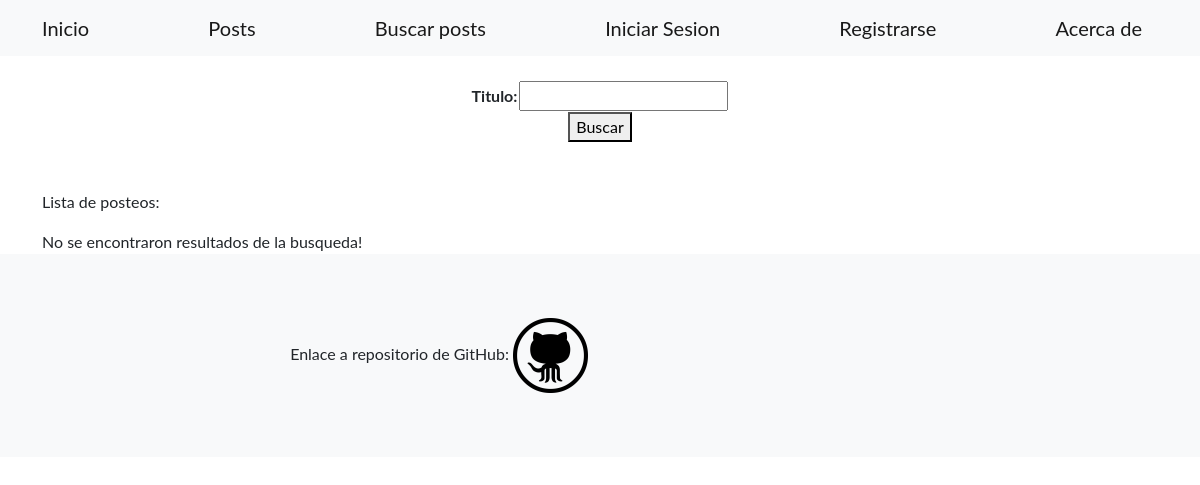
Page /post/ on the earlier database version.
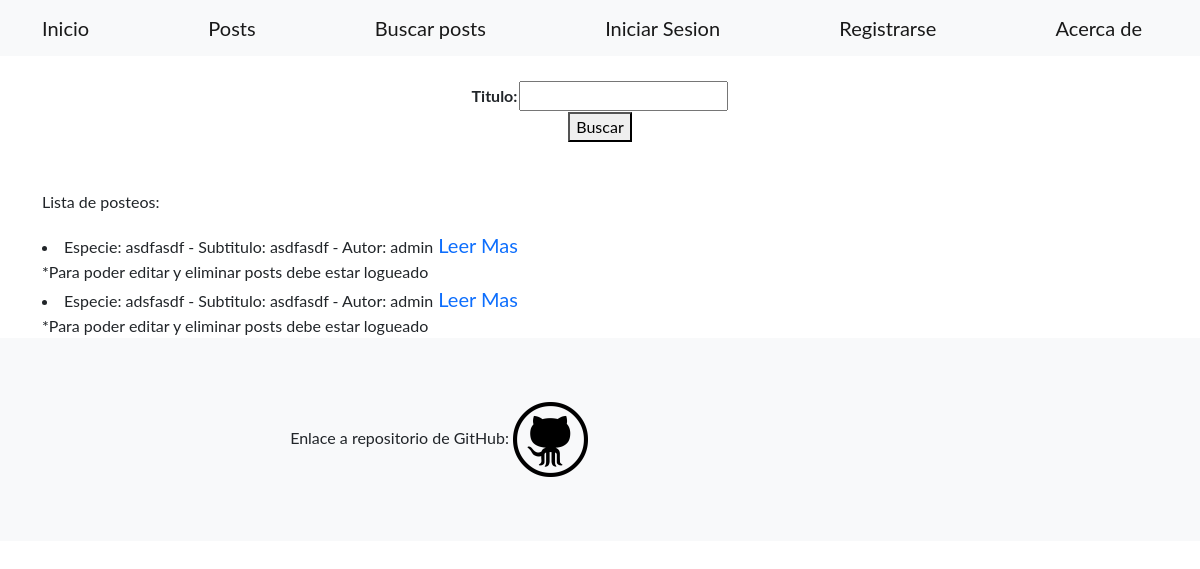
Same page on the later database version.
### home/models.py (models this page shows)
class Camaron(models.Model):
    especie = models.CharField(max_length=30)
    variedad = models.CharField(max_length=30)
    temperatura = models.CharField(max_length=30)
    ph = models.CharField(max_length=30)
    fecha_creacion = models.DateField(null=True,auto_now_add=True)
    contenido = RichTextField(null=True)
    imagen = models.ImageField(upload_to='imagenes/',null=True, blank=True)
    autor = models.ForeignKey(User(), on_delete=models.CASCADE, null=True)
    def __str__(self):
        return f'Especie: {self.especie} - Subtitulo: {self.variedad} - Autor: {self.autor}'

### home/views.py (the view)
# urls.py: path('post/', views.VerPosts.as_view(), name="ver_posts"),
class VerPosts(ListView):
    model = Camaron
    template_name = 'home/buscar_posts.html'
    def get_queryset(self):
        titulo = self.request.GET.get('especie', '')
        if titulo:
            object_list = self.model.objects.filter(especie__icontains=especie)
        else:
            object_list = self.model.objects.all()
        return object_list
    def get_context_data(self, **kwargs):
        context = super().get_context_data(**kwargs)
        context["formulario"] = BusquedaPost()
        return context

### home/forms.py
class BusquedaPost(forms.Form):
    titulo = forms.CharField(max_length=30, required=False)

### home/templates/home/buscar_posts.html (shortened to what this page needs)
{% extends 'home/base.html'%}
{% block cuerpo %}
<form action={% url 'ver_posts' %} method="GET">
    <br>
    <table align="center">    {{formulario}}
    </table>
    <center><button>Buscar</button></center>
</form>
<br><br>
<p>Lista de posteos:</p>
{% if object_list %}
    {% for camaron in object_list%}
    <li>{{camaron}}<a class="navbar-brand" href={% url 'info_post' camaron.id %}>  Leer Mas</a></li>
    {% if request.user.is_authenticated %}
    </li><a class="navbar-brand" href={% url 'editar_post' camaron.id %}>Editar</a></li>
    </li><a class="navbar-brand" href={% url 'eliminar_post' camaron.id %}>Eliminar</a></li>
    {%else%}
    *Para poder editar y eliminar posts debe estar logueado
    {%endif%}
    {% endfor %}
{%else%}
No se encontraron resultados de la busqueda!
{% endif %}
{% endblock cuerpo %}

### home/templates/home/base.html (shortened to what this page needs)
<!DOCTYPE html>
<html lang="en">
    <head>
        {% load static %}
        <link href={% static 'css/styles.css' %} rel="stylesheet" />
    </head>
    <body>
        <nav class="navbar navbar-light bg-light static-top">
            <div class="container">
                <a class="navbar-brand" href={% url "index" %}>Inicio</a>
                <a class="navbar-brand" href={% url "posts" %}>Posts</a>
                <a class="navbar-brand" href={% url "ver_posts" %}>Buscar posts</a>
                {% if request.user.is_authenticated %}
                <a class="navbar-brand" href={% url "crear_post" %}>Crear post</a>
                <a class="navbar-brand" href={% url "perfil" %}>{{request.user.username}}</a>
                <a class="navbar-brand" href={% url "cerrar_sesion" %}>Cerrar Sesion</a>
                {% else %}
                <a class="navbar-brand" href={% url "iniciar_sesion" %}>Iniciar Sesion</a>
                <a class="navbar-brand" href={% url "registrar" %}>Registrarse</a>
                {% endif %}
                <a class="navbar-brand" href={% url "acerca_de" %}>Acerca de</a>
            </div>
        </nav>
        <div class="container">
        {% block cuerpo %}
        {% endblock cuerpo %}
        </div>
            <footer class="footer bg-light">
                <div class="container">
                    <div class="row">
                        <div class="col-lg-6 h-100 text-center text-lg-end my-auto">
                            <ul class="list-inline mb-0">
                                <li>
                                    Enlace a repositorio de GitHub: <a href="https://github.com/weghonos/Entrega1-Quipildor.git">
                                        <img src={% static '/assets/img/githublogo.png' %} width="75" height="75">
                                    </a>
                                </li>
                            </ul>
                        </div>
                    </div>
                </div>
            </footer>
    </body>
</html>

Differences in the rows shown:
added Camaron: especie+variedad+autor "Especie: asdfasdf - Subtitulo: asdfasdf - Autor: admin"
added Camaron: especie+variedad+autor "Especie: adsfasdf - Subtitulo: asdfasdf - Autor: admin"
Other differences:
text no longer shown: "No se encontraron resultados de la busqueda!"
